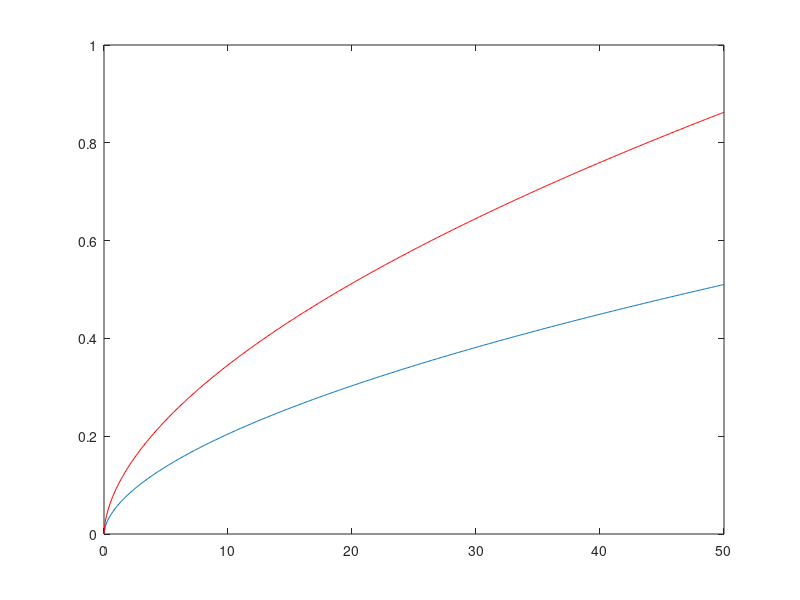

Source code (MATLAB):


% Cccn=[1000:50:6000];
% Cccn=1000;
% Cccn=2000;
Cccn=2000;
Kccn=0.8;
Kccn=0.64
W=[0:.1:50]; 

%S=[0:0.1:2];

%W=50;

nd=Cccn.^(2/(Kccn+2.)) * ( 1.62e-3*(100*W).^1.5 /Kccn/beta(1.5,Kccn/2.) ).^(Kccn/(Kccn+2)); %Twomey paper and LES

%nd=Cccn^0.8*W.^0.3;
%nd=Cccn.*S.^Kccn;

%nd=Cccn*( 3.6*( 1.6e-3*(100*W).^1.5/Cccn ).^(1/(Kccn+2)) ).^Kccn; %EMM Twomey from peak supersat

S=(nd./Cccn).^(1./Kccn); %from N=Cccn*S^Kccn

%nd = 7.e-2 * (100.*W).^1.5;
%nd = 0.88e6 * (Cccn).^(2./(2.+ Kccn)) * nd.^(Kccn/(2.+ Kccn))  ; 

%nd=1e-6*0.88e6*Cccn.^(2/(Kccn+2))*(0.07*(100.*W).^1.5).^(Kccn/(Kccn+2)); %EMM Twomey number of primary droplets at cloud bsae



%figure;plot(S.*100,nd/1e6);
figure;
plot(W,S);
%plot(W,nd);


Cccn=500;
Kccn=0.8;
Kccn=0.64
W=[0:.1:50]; 

nd=Cccn.^(2/(Kccn+2.)) * ( 1.62e-3*(100*W).^1.5 /Kccn/beta(1.5,Kccn/2.) ).^(Kccn/(Kccn+2)); %Twomey paper and LES
S=(nd./Cccn).^(1./Kccn); %from N=Cccn*S^Kccn

hold on
plot(W,S,'r');
